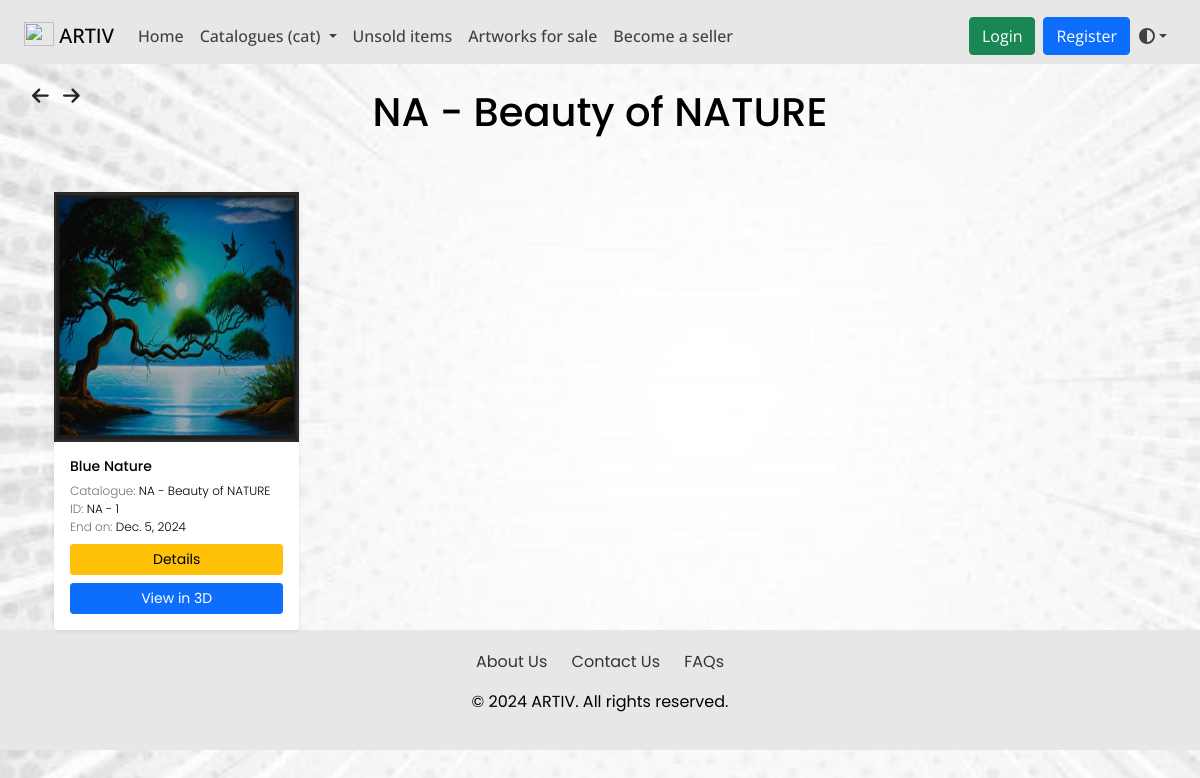
The app's page /cat/17/ with its own data.
### dashboard/models.py (models this page shows, shortened)
class Catalogue(models.Model):
    cat_name = models.CharField(max_length=255)
    def __str__(self):
        return self.cat_name

class Artwork(models.Model):
    SALE_TYPE_CHOICES = [
        ("discount", "Discount"),
        ("bidding", "Bidding"),
    ]
    sale_type = models.CharField(max_length=10, choices=SALE_TYPE_CHOICES, default='bidding')  # New field
    product_id = models.CharField(max_length=255, default="")
    product_name = models.CharField(max_length=255, default="", blank=False, null=False)
    product_price = models.IntegerField(default=0, null=False)
    opening_bid = models.IntegerField(default=0, null=True, blank=True)
    product_cat = models.ForeignKey("Catalogue", on_delete=models.CASCADE, null=True, blank=True)
    product_qty = models.IntegerField(default=0)
    product_image = models.ImageField(upload_to="arts/")
    dimension_unit = models.CharField(
        max_length=2, choices=[("cm", "Centimeters"), ("ft", "Feet")]
    )
    length_in_centimeters = models.FloatField(default=0.0, blank=True, null=True)
    width_in_centimeters = models.FloatField(default=0.0, blank=True, null=True)
    foot = models.FloatField(default=0, blank=True, null=True)
    inches = models.FloatField(default=0, blank=True, null=True)
    created_at = models.DateField(
        default=timezone.now
    )  # Default to current time zone's now
    end_date = models.DateField(null=True, blank=True)
    user = models.ForeignKey(settings.AUTH_USER_MODEL, on_delete=models.CASCADE, null=True, blank=True)
    is_sold = models.BooleanField(default=False)
    is_purchased = models.BooleanField(default=False)
    status = models.CharField(
        max_length=50,
        choices=[
            ("active", "Active"),
            ("closed", "Closed"),
            ("waiting_for_response", "Waiting for Response"),
            ("unsold", "Unsold"),
        ],
        default="active",
    )
    response_deadline = models.DateTimeField(
        blank=True, null=True
    )  # To store the deadline for buyer response
    buyer_response = models.CharField(
        max_length=11,
        choices=[("yes", "Yes"), ("no", "No"), ("no_response", "No Response")],
        default="no_response",
    )
    discounted_price = models.DecimalField(max_digits=10, decimal_places=2, null=True, blank=True)  # For discount

### art/views.py (the view)
# urls.py: path('cat/<int:id>/',views.CatListView.catalog_products,name="catalog_products"),
    def catalog_products(request, id):
        catalog = get_object_or_404(Catalogue, id=id)
        filter_option = request.GET.get("filter")
        if filter_option == "asc":
            products = Artwork.objects.filter(
                product_cat=catalog, product_qty__gt=0
            ).order_by("end_date")
        elif filter_option == "desc":
            products = Artwork.objects.filter(
                product_cat=catalog, product_qty__gt=0
            ).order_by("-end_date")
        else:
            products = Artwork.objects.filter(product_cat=catalog, product_qty__gt=0)
        return render(
            request,
            "art/catalog_products.html",
            {
                "catalog": catalog,
                "product_object_list": products,
                "catalogue_list": Catalogue.objects.all(),
            },
        )

### art/context_processors.py (called while the page is built)
def catalogue_list(request):
    return {"catalogue_list": Catalogue.objects.all()}

### templates/art/catalog_products.html (shortened to what this page needs)
{% extends "./layout.html" %}
{% load static %}
{% load i18n %}
{% block body %}
{% include "./includes/navbar.html" with cat_list=catalogue_list %}
<br>
{% include "./arrow_button.html" %}
<div class="button-container">
    <i class="fa-solid fa-arrow-left" style="cursor:pointer; font-size:1.2rem; margin-right:10px" onclick="goBack()"></i>
    <i class="fa-solid fa-arrow-right" style="cursor:pointer; font-size:1.2rem; margin-right:15px" onclick="goForward()"></i>
</div>
<div class="container">
    <div class="row poppins-regular-catalog">
        <h1>{{ catalog.cat_name }}</h1>
        <div class="row">
            {% for product in product_object_list %}
            <div class="product-card col-6 col-md-4 col-xxl-2">
                <div class="app-card app-card-doc shadow-sm h-100">
                    <div class="app-card-thumb-holder p-3">
                        <div class="app-card-thumb">
                            <img class="thumb-image" src="{{ MEDIA_URL }}{{ product.product_image }}" alt="">
                        </div>
                    </div>
                    <div class="app-card-body p-3 has-card-actions">
                        <h4 class="app-doc-title truncate mb-0">{{ product.product_name }}
                        </h4><br>
                        <div class="app-doc-meta">
                            <ul class="list-unstyled mb-0">
                                <li><span class="text-muted">Catalogue:</span> <span class="text-details">{{ product.product_cat }}</span></li>
                                <li><span class="text-muted">ID:</span> <span class="text-details">{{ product.product_id }}</span></li>
                                <li><span class="text-muted">End on:</span> <span class="text-details">{{ product.end_date }}</span></li>
                            </ul>
                            <div class="btn-group d-flex mx-auto mb-2 mt-2" role="group" aria-label="Basic outlined example">
                                <a href="{% url 'art:product_details' pk=product.pk %}" type="button" class="btn btn-warning btn-sm">Details</a>
                            </div>
                            <div class="d-grid gap-2">
                                <a class="btn btn-primary btn-sm" type="button" href="{% url 'art:view_3d' id=product.id %}">View in 3D</a>
                            </div>
                        </div>
                    </div>
                </div>
            </div>
            {% empty %}
            <h3 class="open-sans-empty dark-mode-heading">No artworks to show</h3>
            {% endfor %}
        </div>
    </div>
</div>
{% endblock %}

### static/dashboard/css/contact.css (style rules this page uses)
.button-container { position: absolute; top: 85px; left: 2rem; }
:root { --background-color: #e7e7e7; --text-color: #000; --link-color: #343434; --link-hover-color: #000000; --title-color: #000; --contact-text-color: #000; }
body { background-color: var(--background-color); color: var(--text-color); }

### static/dashboard/css/navbar.css (style rules this page uses)
:root { --border-color: black; }

### static/dashboard/css/signup.css (style rules this page uses)
.container { display: block; width: 100%; padding-right: 15px; padding-left: 15px; margin-right: auto; margin-left: auto; }
.btn { display: inline-block; font-weight: 400; color: #fff; text-align: center; vertical-align: middle; -webkit-user-select: none; -moz-user-select: none; -ms-user-select: none; user-select: none; border: 1px solid transparent; padding: 0.375rem 0.75rem; font-size: 1rem; line-height: 1.5; border-radius: 0.25rem; }
.btn-primary { color: #fff; background-color: #007bff; border-color: #007bff; }

### static/dashboard/css/unsold.css (style rules this page uses)
.product-card { flex: 0 0 auto !important; width: 24.66666667% !important; }
.row { justify-content: start; --bs-gutter-y: 1.5rem !important; }
.text-details { color: black; }
:root { --card-bg-light: #ffffff; --card-bg-dark: #2c2c2c; --text-light: #000000; --text-dark: #ffffff; }
.button-container { position: absolute; top: 85px; right: 10px; }
body.light-mode .app-card { background-color: var(--card-bg-light) !important; color: var(--text-light) !important; }

### static/dashboard/css/catalog_products.css (style rules this page uses)
.poppins-regular-catalog { font-family: "Poppins", sans-serif; font-weight: 350; font-style: normal; }

### static/dashboard/css/faq.css (style rules this page uses)
:root { --background-color: #f8f9fa; --text-color: #000; --link-color: #007bff; --link-hover-color: #0056b3; --title-color: #000; --accordion-bg-color: #fff; --accordion-border-color: #ddd; --accordion-header-bg-color: #f7f7f7; --accordion-header-text-color: #000; }
body { background-color: var(--background-color); color: var(--text-color); }

### static/dashboard/css/index.css (style rules this page uses)
:root { --background-color: #e7e7e7; --text-color: #000; --link-color: #343434; --link-hover-color: #000000; --title-color: #000; --contact-text-color: #000; }
.row { justify-content: start; --bs-gutter-y: 1.5rem !important; }
.button-container { position: absolute; top: 85px; left: 2rem; }
body.light-mode .app-card { background-color: var(--card-bg-light) !important; color: var(--text-light) !important; }

### static/home/css/about.css (style rules this page uses)
.light-mode h1, .light-mode h4 { color: black ; }
body, h1, h4, p { margin: 0; padding: 0; }
h1, h4 { text-align: center; }

### static/dashboard/css/register_seller.css (style rules this page uses)
.container { display: block; width: 100%; padding-right: 15px; padding-left: 15px; margin-right: auto; margin-left: auto; }
.btn { display: inline-block; font-weight: 400; color: #fff; text-align: center; vertical-align: middle; -webkit-user-select: none; -moz-user-select: none; -ms-user-select: none; user-select: none; background-color: transparent; border: 1px solid transparent; padding: 0.375rem 0.75rem; font-size: 1rem; line-height: 1.5; border-radius: 0.25rem; }
.btn-primary { color: #fff; background-color: #007bff; border-color: #007bff; }

### static/dashboard/css/artwork_detail.css (style rules this page uses)
:root { --card-bg-light: #ffffff; --card-bg-dark: #2c2c2c; --text-light: #000000; --text-dark: #ffffff; }
body { color: var(--text-color); }
body.light-mode { --card-bg: var(--card-bg-light); --text-color: var(--text-light); }
.button-container { position: absolute; top: 85px; left: 2rem; }

### templates/art/catalog_products.html (style rules this page uses)
.button-container { position: absolute; top: 85px; left: 2rem; }

### records on screen
Catalogue: cat_name "NA - Beauty of NATURE"
Artwork: product_image (picture), product_name "Blue Nature", product_cat "NA - Beauty of NATURE", product_id "NA - 1", end_date "Dec. 5, 2024"
